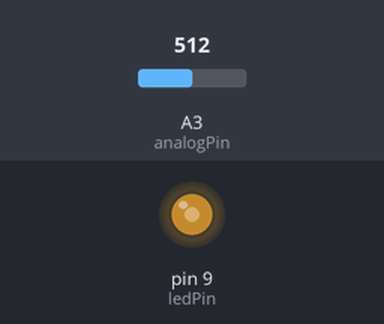
This sketch was run on a simulated Arduino Uno, built with avr-gcc and run on an emulated ATmega328P. On the bench: output pins drawn as LEDs (lit = HIGH). Inputs (shaded band) come from the test bench; at power-on: A3 (analogPin) = 512.

Above: at 1.2 s.
1.3 s: A3 (analogPin) set to 716
At 1.7 s:
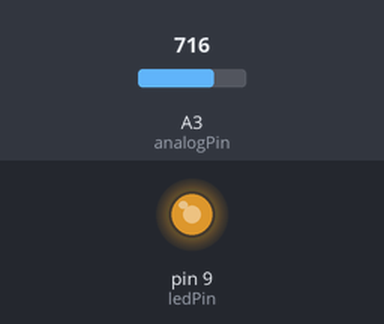
2.8 s: A3 (analogPin) set to 900
At 4.0 s:
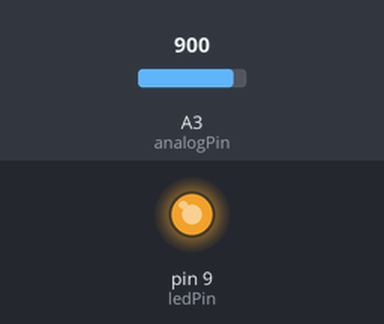
4.3 s: A3 (analogPin) set to 122
At 5.2 s:
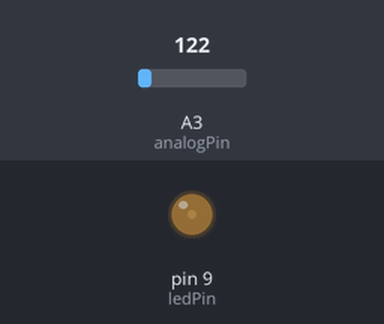
5.8 s: A3 (analogPin) set to 0
At 6.3 s:
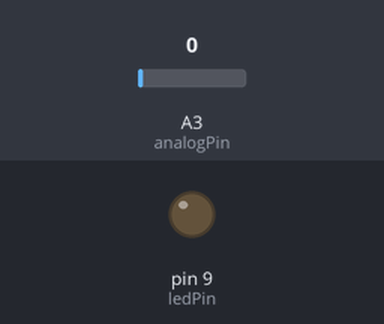
Timing chart, 0 to 8.3 s (numbered marks = the images above; inputs shaded):
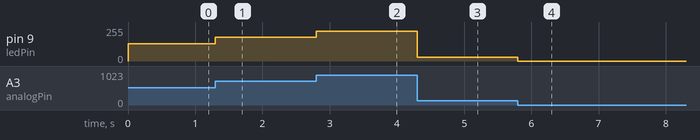

The sketch:

Fade.ver0.ino
```cpp
int ledPin = 9;      // LED connected to digital pin 9
int analogPin = A3;   // potentiometer connected to analog pin 3 (A3)
int val = 0;         // variable to store the read value

void setup() {
  pinMode(ledPin, OUTPUT);  // sets the pin as output
}

void loop() {
  val = analogRead(analogPin);  // read the input pin
  analogWrite(ledPin, val / 4); // analogRead values go from 0 to 1023, analogWrite values from 0 to 255
}
```

Measured:
- after the input at 1.3 s, pin 9 (ledPin): 128/255 → 179/255 at once
- after the input at 2.8 s, pin 9 (ledPin): 179/255 → 225/255 at once
- after the input at 4.3 s, pin 9 (ledPin): 225/255 → 30/255 at once
- after the input at 5.8 s, pin 9 (ledPin): 30/255 → 0/255 at once
